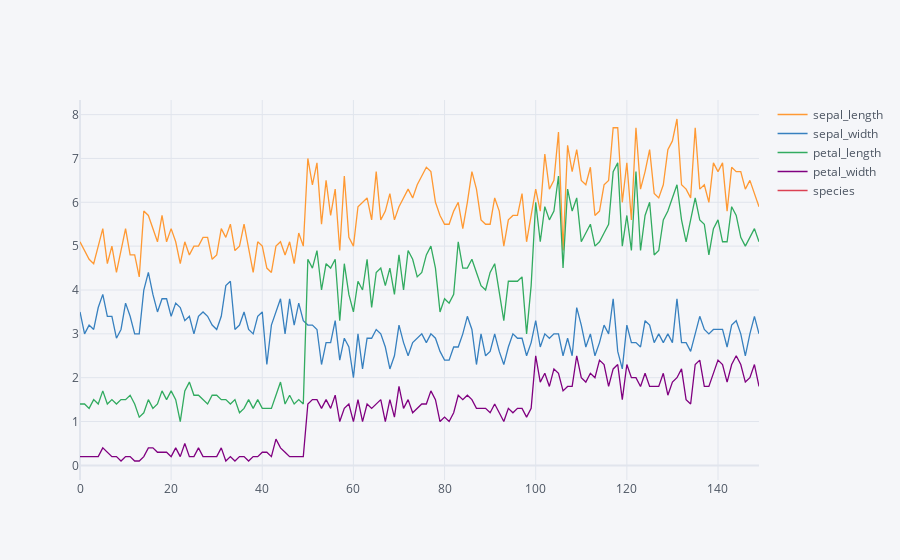

Here is the notebook cell this chart was saved with:
### Code cell
df.iplot()

### Figure 1 — Plotly figure (JSON) as saved in the notebook; plotly's stock layout.template omitted (floating-point values rounded to 4 significant figures; data arrays with more than 128 entries replaced by an {"elided": "..."} marker saying what was removed)
{"data": [{"line": {"color": "rgba(255, 153, 51, 1.0)", "dash": "solid", "shape": "linear", "width": 1.3}, "mode": "lines", "name": "sepal_length", "text": "", "type": "scatter", "x": {"elided": "150 int values"}, "y": {"elided": "150 float values"}}, {"line": {"color": "rgba(55, 128, 191, 1.0)", "dash": "solid", "shape": "linear", "width": 1.3}, "mode": "lines", "name": "sepal_width", "text": "", "type": "scatter", "x": {"elided": "150 int values"}, "y": {"elided": "150 float values"}}, {"line": {"color": "rgba(50, 171, 96, 1.0)", "dash": "solid", "shape": "linear", "width": 1.3}, "mode": "lines", "name": "petal_length", "text": "", "type": "scatter", "x": {"elided": "150 int values"}, "y": {"elided": "150 float values"}}, {"line": {"color": "rgba(128, 0, 128, 1.0)", "dash": "solid", "shape": "linear", "width": 1.3}, "mode": "lines", "name": "petal_width", "text": "", "type": "scatter", "x": {"elided": "150 int values"}, "y": {"elided": "150 float values"}}, {"line": {"color": "rgba(219, 64, 82, 1.0)", "dash": "solid", "shape": "linear", "width": 1.3}, "mode": "lines", "name": "species", "text": "", "type": "scatter", "x": {"elided": "150 int values"}, "y": {"elided": "150 str values"}}], "layout": {"autosize": true, "legend": {"bgcolor": "#F5F6F9", "font": {"color": "#4D5663"}}, "paper_bgcolor": "#F5F6F9", "plot_bgcolor": "#F5F6F9", "title": {"font": {"color": "#4D5663"}}, "xaxis": {"autorange": true, "gridcolor": "#E1E5ED", "range": [0, 149], "showgrid": true, "tickfont": {"color": "#4D5663"}, "title": {"font": {"color": "#4D5663"}, "text": ""}, "type": "linear", "zerolinecolor": "#E1E5ED"}, "yaxis": {"autorange": true, "gridcolor": "#E1E5ED", "range": [-0.3333, 8.333], "showgrid": true, "tickfont": {"color": "#4D5663"}, "title": {"font": {"color": "#4D5663"}, "text": ""}, "type": "linear", "zerolinecolor": "#E1E5ED"}}}
